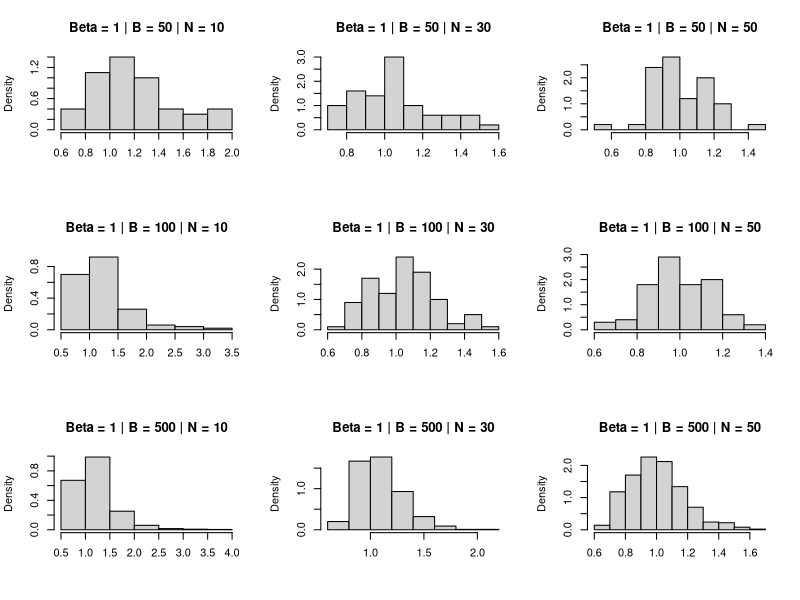
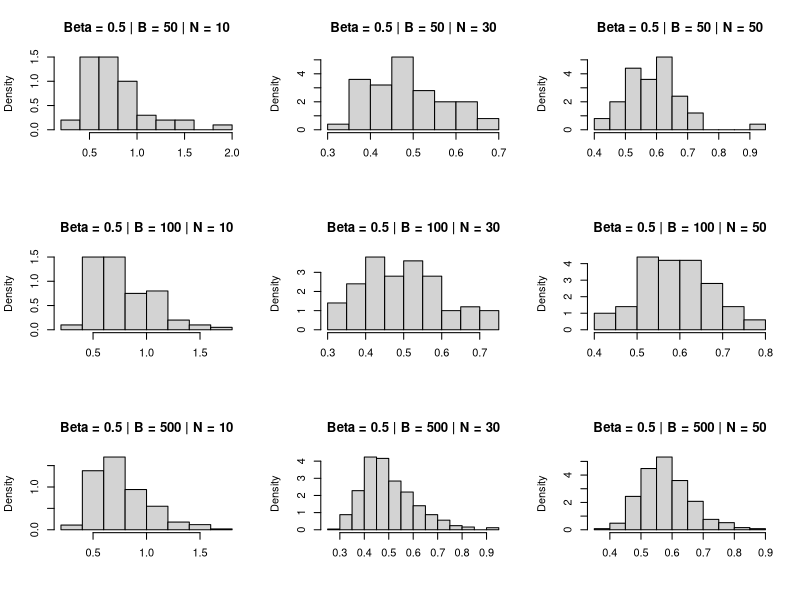
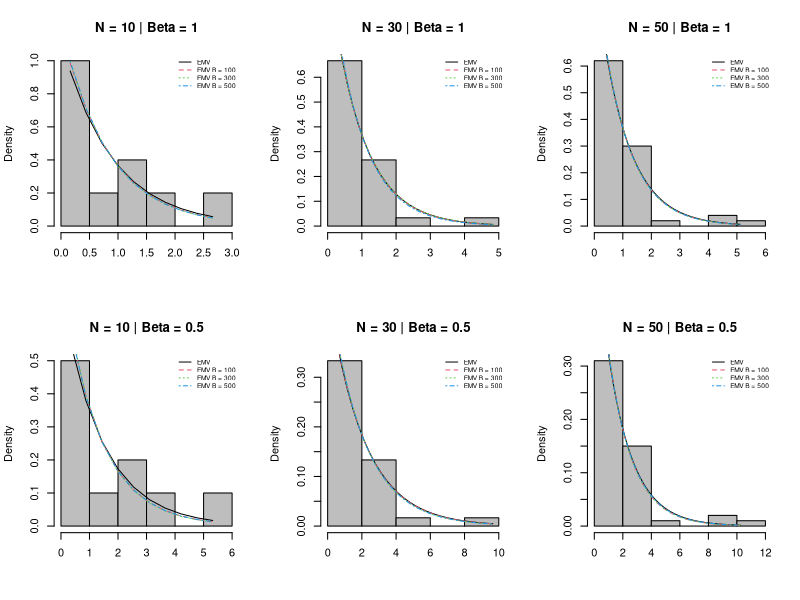

Write R code to recreate these figures, in order.
#General Function
bootstrap_exp <- function(nobs = c(10, 30, 50), B = c(50, 100, 500), beta = c(1, 0.5), seed = 123, 
                          type = 'non-parametric', view_results = T, export = T){
  
  if(!is.numeric(B) | !is.numeric(nobs) | !is.numeric(beta) |
     !is.numeric(seed) |!is.logical(view_results) |
     !is.logical(export)){
    stop('Some arguments entered in the function are wrong. Follow the instructions: \n
     * "nobs" -> These are the sample sizes that will be evaluated in the simulations, it must be a numerical vector.\n
     * "B" -> Represents the number of bootstrap sample size, must be a numeric argument.\n
     * "beta" -> These are the parameters of Exponential distribution that you want to estimate in you simulation. It must be a numerical vector.\n
     * "view_results" -> If you prefer to print the simulation results for each sample size and parameterization.\n
     * "export" -> Whether to save the results in .txt file.\n')
  }
  
  set.seed(seed)
  
  res_est_b_list <- list()
  res_est_b_list_full<-list()
  for(i in 1:length(beta)){
    for(j in 1:length(B)){
      res_est_b_list[[j]] <- `colnames<-`(matrix(c(0), nrow = B[j], ncol = length(nobs)), c(paste0('Nobs =  ', nobs)))
      
    }
    names(res_est_b_list) <- c(paste0('B = ', B))
    res_est_b_list_full[[i]] <- res_est_b_list
  }
  names(res_est_b_list_full) <- c(paste0('Beta = ', beta))
  
  # Setting the environment to receive the results
  res_est_array <- array(c(0), dim = c(length(beta), length(B)+1, length(nobs)), 
                         dimnames = list(paste0('Beta = ', beta),
                                         c('EMV', paste0('Est.B ', B)),
                                         paste0('nobs = ', nobs)))
  
  res_bias_array <- array(c(0), dim = c(length(beta), length(B)+1, length(nobs)), 
                          dimnames = list(paste0('Beta = ', beta),
                                          c('Bias EMV', paste0('Bias Est.B ', B)),
                                          paste0('nobs = ', nobs)))
  
  res_sd_array <- array(c(0), dim = c(length(beta), length(B)+1, length(nobs)), 
                        dimnames = list(paste0('Beta = ', beta),
                                        c('Sd EMV', paste0('Sd Est.B ', B)),
                                        paste0('nobs = ', nobs)))
  #Starts the simulation
  for(i in 1:length(nobs)){
    for(j in 1:length(beta)){
      x <- rexp(n = nobs[i], rate = beta[j])
      n <-length(x)
      est_emv_exp <- 1/mean(x)
      sd_emv_exp <- sqrt(((n*beta[j])^2)/(((n-1)^2)*(n-2)))
      res_est_array[j, 1, i] <- est_emv_exp
      res_bias_array[j, 1, i] <- beta[j] - est_emv_exp
      res_sd_array[j, 1, i] <- sd_emv_exp
      for(k in 1:length(B)){
        vec_est_B <- numeric(B[k])
        for(l in 1:B[k]){
          resample_x <- sample(x, replace = T)
          vec_est_B[l] <- 1/mean(resample_x)
        }
        res_est_b_list_full[[j]][[k]][,i] <- vec_est_B
        res_est_array[j, k+1, i] <- mean(vec_est_B)
        res_bias_array[j, k+1, i] <- beta[j] - mean(vec_est_B)
        res_sd_array[j, k+1, i] <-  sd(vec_est_B)
        
      }    
    }
  }
  
  # if you want to print all the results in the terminal
  if(view_results){
    cat('\n')
    cat("Exponential Distribution \n")
    cat('\n')
    for(i in 1:length(nobs)){
      cat("####################################################\n")
      cat("Sample size:", nobs[i], '\n')
      cat("####################################################\n")
      for(j in 1:length(beta)){
        cat('\n')
        cat("Results for parameter", rownames(res_est_array)[j],"\n")
        cat("Beta:", beta[j],'\n')
        cat("Estimate EMV:", res_est_array[j, 1, i],' \n')
        cat("BIAS EMV:", res_bias_array[j, 1, i],' \n')
        cat("Standard deviation EMV:", res_sd_array[j, 1, i],' \n')
        cat('\n')
        for(k in 1:length(B)){
          cat("Bootstrap sample size:", B[k], '\n')
          cat("Est.B", B[k], ':', res_est_array[j, k+1, i],' \n')
          cat("BIAS Est.B", B[k], ':', res_bias_array[j, k+1, i],' \n')
          cat("Sd Est.B", B[k],':', res_sd_array[j, k+1, i],' \n')
          cat('\n')
        }
        cat("####################################################\n")
      }
      cat('\n')
    }
  }
  
  # if you want to export the results saving as .txt file
  if(export){
    name_file_export<- paste0('Simulation results exponential.txt')
    file_sink <- file(name_file_export)
    sink(name_file_export, append = T)
    cat('\n')
    cat("Exponential Distribution \n")
    cat('\n')
    for(i in 1:length(nobs)){
      cat("####################################################\n")
      cat("Sample size:", nobs[i], '\n')
      cat("####################################################\n")
      for(j in 1:length(beta)){
        cat('\n')
        cat("Results for parameter", rownames(res_est_array)[j],"\n")
        cat("Beta:", beta[j],'\n')
        cat("Estimate EMV:", res_est_array[j, 1, i],' \n')
        cat("BIAS EMV:", res_bias_array[j, 1, i],' \n')
        cat("Standard deviation EMV:", res_sd_array[j, 1, i],' \n')
        cat('\n')
        for(k in 1:length(B)){
          cat("Bootstrap sample size:", B[k], '\n')
          cat("Est.B", B[k], ':', res_est_array[j, k+1, i],' \n')
          cat("BIAS Est.B", B[k], ':', res_bias_array[j, k+1, i],' \n')
          cat("Sd Est.B", B[k],':', res_sd_array[j, k+1, i],' \n')
        }
        cat("####################################################\n")
      }
      cat('\n')
    }
    sink()
    close(file_sink)
  }
 
  #Storing within a list.
  list(res_est_b_list_full = res_est_b_list_full,
       res_est_array = res_est_array,
       res_bias_array = res_bias_array,
       res_sd_array = res_sd_array,
       nobs = nobs, B = B, beta = beta)
  
}

res <- bootstrap_exp(nobs = c(10, 30, 50), B = c(50, 100, 500), beta = c(1, 0.5), seed = 1987, 
                 type = 'non-parametric', view_results = F, export = T)


##########################################
####### SECTION FOR THE GRAPHICS #########
##########################################

library(tidyverse)
beta<-res$beta
B<-res$B
nobs<-res$nobs

# Graphics of distributions of the estimatives for beta = 1
par(mfrow = c(3,3))
for(j in 1:length(B)){
  for(k in 1:length(nobs)){
    hist(res$res_est_b_list_full[[1]][[j]][,k], freq = F,
         main = paste0('Beta = ', beta[1],' | B = ', B[j], ' | N = ', nobs[k]), 
         xlab = NULL)
  }
}

# Graphics of distributions of the estimatives for beta = 0.5
par(mfrow = c(3,3))
for(j in 1:length(B)){
  for(k in 1:length(nobs)){
    hist(res$res_est_b_list_full[[2]][[j]][,k], freq = F,
         main = paste0('Beta = ', beta[2],' | B = ', B[j], ' | N = ', nobs[k]), 
         xlab = NULL)
  }
}

par(mfrow = c(2,3))
seed = 1987
set.seed(seed)
# Nobs = 10 and Beta = 1
x <- rexp(n = 10, rate = 1)
x2 <- seq(min(x), max(x), length = length(x))
hist(x, prob = T,  main = paste0('N = 10 | Beta = ', beta[1]), col = "gray", xlab = '')
lines(x2, dexp(x2, rate = res$res_est_array[1,1,1]), col = 1, lty = 1, lwd = 1)
lines(x2, dexp(x2, rate = res$res_est_array[1,2,1]), col = 2, lty = 2, lwd = 1)
lines(x2, dexp(x2, rate = res$res_est_array[1,3,1]), col = 3, lty = 3, lwd = 1)
lines(x2, dexp(x2, rate = res$res_est_array[1,4,1]), col = 4, lty = 4, lwd = 1)
legend('topright', cex= 0.6, lty = c(1:4), col= c(1:4),
       legend=c("EMV", "EMV B = 100", "EMV B = 300", "EMV B = 500"),
       box.lty=0)


set.seed(seed)
# Nobs = 30 and Beta = 1
x <- rexp(n = 30, rate = 1)
x2 <- seq(min(x), max(x), length = length(x))
hist(x, prob = T,  main = paste0('N = 30 | Beta = ', beta[1]), col = "gray", xlab = '')
lines(x2, dexp(x2, rate = res$res_est_array[1,1,2]), col = 1, lty = 1, lwd = 1)
lines(x2, dexp(x2, rate = res$res_est_array[1,2,2]), col = 2, lty = 2, lwd = 1)
lines(x2, dexp(x2, rate = res$res_est_array[1,3,2]), col = 3, lty = 3, lwd = 1)
lines(x2, dexp(x2, rate = res$res_est_array[1,4,2]), col = 4, lty = 4, lwd = 1)
legend('topright', cex= 0.6, lty = c(1:4), col= c(1:4),
       legend=c("EMV", "EMV B = 100", "EMV B = 300", "EMV B = 500"),
       box.lty=0)

set.seed(seed)
# Nobs = 50 and Beta = 1
x <- rexp(n = 50, rate = 1)
x2 <- seq(min(x), max(x), length = length(x))
hist(x, prob = T,  main = paste0('N = 50 | Beta = ', beta[1]), col = "gray", xlab = '')
lines(x2, dexp(x2, rate = res$res_est_array[1,1,3]), col = 1, lty = 1, lwd = 1)
lines(x2, dexp(x2, rate = res$res_est_array[1,2,3]), col = 2, lty = 2, lwd = 1)
lines(x2, dexp(x2, rate = res$res_est_array[1,3,3]), col = 3, lty = 3, lwd = 1)
lines(x2, dexp(x2, rate = res$res_est_array[1,4,3]), col = 4, lty = 4, lwd = 1)
legend('topright', cex= 0.6, lty = c(1:4), col= c(1:4),
       legend=c("EMV", "EMV B = 100", "EMV B = 300", "EMV B = 500"),
       box.lty=0)

####
set.seed(seed)
# Nobs = 10 and Beta = 0.5
x <- rexp(n = 10, rate = 0.5)
x2 <- seq(min(x), max(x), length = length(x))
hist(x, prob = T,  main = paste0('N = 10 | Beta = ', beta[2]), col = "gray", xlab = '')
lines(x2, dexp(x2, rate = res$res_est_array[2,1,1]), col = 1, lty = 1, lwd = 1)
lines(x2, dexp(x2, rate = res$res_est_array[2,2,1]), col = 2, lty = 2, lwd = 1)
lines(x2, dexp(x2, rate = res$res_est_array[2,3,1]), col = 3, lty = 3, lwd = 1)
lines(x2, dexp(x2, rate = res$res_est_array[2,4,1]), col = 4, lty = 4, lwd = 1)
legend('topright', cex= 0.6, lty = c(1:4), col= c(1:4),
       legend=c("EMV", "EMV B = 100", "EMV B = 300", "EMV B = 500"),
       box.lty=0)

set.seed(seed)
# Nobs = 30 and Beta = 0.5
x <- rexp(n = 30, rate = 0.5)
x2 <- seq(min(x), max(x), length = length(x))
hist(x, prob = T,  main = paste0('N = 30 | Beta = ', beta[2]), col = "gray", xlab = '')
lines(x2, dexp(x2, rate = res$res_est_array[2,1,2]), col = 1, lty = 1, lwd = 1)
lines(x2, dexp(x2, rate = res$res_est_array[2,2,2]), col = 2, lty = 2, lwd = 1)
lines(x2, dexp(x2, rate = res$res_est_array[2,3,2]), col = 3, lty = 3, lwd = 1)
lines(x2, dexp(x2, rate = res$res_est_array[2,4,2]), col = 4, lty = 4, lwd = 1)
legend('topright', cex= 0.6, lty = c(1:4), col= c(1:4),
       legend=c("EMV", "EMV B = 100", "EMV B = 300", "EMV B = 500"),
       box.lty=0)

set.seed(seed)
# Nobs = 50 and Beta = 0.5
x <- rexp(n = 50, rate = 0.5)
x2 <- seq(min(x), max(x), length = length(x))
hist(x, prob = T,  main = paste0('N = 50 | Beta = ', beta[2]), col = "gray", xlab = '')
lines(x2, dexp(x2, rate = res$res_est_array[2,1,3]), col = 1, lty = 1, lwd = 1)
lines(x2, dexp(x2, rate = res$res_est_array[2,2,3]), col = 2, lty = 2, lwd = 1)
lines(x2, dexp(x2, rate = res$res_est_array[2,3,3]), col = 3, lty = 3, lwd = 1)
lines(x2, dexp(x2, rate = res$res_est_array[2,4,3]), col = 4, lty = 4, lwd = 1)
legend('topright', cex= 0.6, lty = c(1:4), col= c(1:4),
       legend=c("EMV", "EMV B = 100", "EMV B = 300", "EMV B = 500"),
       box.lty=0)







